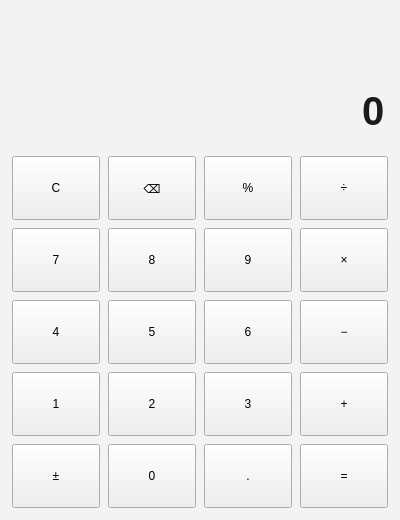
<?xml version="1.0" encoding="UTF-8"?>
<ui version="4.0">
 <class>MainWindow</class>
 <widget class="QMainWindow" name="MainWindow">
  <property name="geometry">
   <rect>
    <x>0</x>
    <y>0</y>
    <width>400</width>
    <height>520</height>
   </rect>
  </property>
  <property name="windowTitle">
   <string>计算器</string>
  </property>
  <property name="styleSheet">
   <string notr="true">/* ===== 计算器全局样式表 ===== */
QMainWindow {
    background-color: #f3f3f3;
}
QLabel#labelExpression {
    color: #8a8a8a;
    font-size: 12pt;
}
QLineEdit#lineEditDisplay {
    background: transparent;
    border: none;
    color: #1b1b1b;
    font-size: 30pt;
    font-weight: 600;
}
/* 数字键 */
QPushButton[buttonRole="digit"] {
    background-color: #ffffff;
    border: 1px solid #ececec;
    border-radius: 6px;
    font-size: 16pt;
    color: #1b1b1b;
}
QPushButton[buttonRole="digit"]:hover  { background-color: #f0f4ff; }
QPushButton[buttonRole="digit"]:pressed{ background-color: #dfe8ff; }
/* 功能键（C ⌫ % ±） */
QPushButton[buttonRole="func"] {
    background-color: #e9edf2;
    border: 1px solid #e0e4ea;
    border-radius: 6px;
    font-size: 15pt;
    color: #2b2b2b;
}
QPushButton[buttonRole="func"]:hover  { background-color: #dde3ec; }
QPushButton[buttonRole="func"]:pressed{ background-color: #ccd4e0; }
/* 运算符键（÷ × − +） */
QPushButton[buttonRole="op"] {
    background-color: #eef3fb;
    border: 1px solid #dfe8f5;
    border-radius: 6px;
    font-size: 17pt;
    color: #1a66d6;
}
QPushButton[buttonRole="op"]:hover  { background-color: #e0eaf9; }
QPushButton[buttonRole="op"]:pressed{ background-color: #cddcf3; }
/* 等号键 */
QPushButton[buttonRole="equals"] {
    background-color: #2f6fdb;
    border: none;
    border-radius: 6px;
    font-size: 17pt;
    color: #ffffff;
}
QPushButton[buttonRole="equals"]:hover  { background-color: #2a63c4; }
QPushButton[buttonRole="equals"]:pressed{ background-color: #2457ae; }</string>
  </property>
  <widget class="QWidget" name="centralwidget">
   <layout class="QVBoxLayout" name="mainLayout">
    <property name="leftMargin">
     <number>12</number>
    </property>
    <property name="topMargin">
     <number>12</number>
    </property>
    <property name="rightMargin">
     <number>12</number>
    </property>
    <property name="bottomMargin">
     <number>12</number>
    </property>
    <property name="spacing">
     <number>10</number>
    </property>
    <item>
     <widget class="QLabel" name="labelExpression">
      <property name="text">
       <string/>
      </property>
      <property name="alignment">
       <set>Qt::AlignRight|Qt::AlignVCenter</set>
      </property>
     </widget>
    </item>
    <item>
     <widget class="QLineEdit" name="lineEditDisplay">
      <property name="minimumSize">
       <size>
        <width>0</width>
        <height>70</height>
       </size>
      </property>
      <property name="alignment">
       <set>Qt::AlignRight|Qt::AlignVCenter</set>
      </property>
      <property name="readOnly">
       <bool>true</bool>
      </property>
      <property name="text">
       <string>0</string>
      </property>
      <property name="frame">
       <bool>false</bool>
      </property>
     </widget>
    </item>
    <item>
     <layout class="QGridLayout" name="gridLayout">
      <property name="spacing">
       <number>8</number>
      </property>
      <item row="0" column="0">
       <widget class="QPushButton" name="btnClear">
        <property name="minimumSize">
         <size>
          <width>70</width>
          <height>64</height>
         </size>
        </property>
        <property name="text">
         <string>C</string>
        </property>
        <property name="buttonRole" stdset="0">
         <string>func</string>
        </property>
       </widget>
      </item>
      <item row="0" column="1">
       <widget class="QPushButton" name="btnBackspace">
        <property name="minimumSize">
         <size>
          <width>70</width>
          <height>64</height>
         </size>
        </property>
        <property name="text">
         <string>⌫</string>
        </property>
        <property name="buttonRole" stdset="0">
         <string>func</string>
        </property>
       </widget>
      </item>
      <item row="0" column="2">
       <widget class="QPushButton" name="btnPercent">
        <property name="minimumSize">
         <size>
          <width>70</width>
          <height>64</height>
         </size>
        </property>
        <property name="text">
         <string>%</string>
        </property>
        <property name="buttonRole" stdset="0">
         <string>func</string>
        </property>
       </widget>
      </item>
      <item row="0" column="3">
       <widget class="QPushButton" name="btnDivide">
        <property name="minimumSize">
         <size>
          <width>70</width>
          <height>64</height>
         </size>
        </property>
        <property name="text">
         <string>÷</string>
        </property>
        <property name="buttonRole" stdset="0">
         <string>op</string>
        </property>
       </widget>
      </item>
      <item row="1" column="0">
       <widget class="QPushButton" name="btn7">
        <property name="minimumSize">
         <size>
          <width>70</width>
          <height>64</height>
         </size>
        </property>
        <property name="text">
         <string>7</string>
        </property>
        <property name="buttonRole" stdset="0">
         <string>digit</string>
        </property>
       </widget>
      </item>
      <item row="1" column="1">
       <widget class="QPushButton" name="btn8">
        <property name="minimumSize">
         <size>
          <width>70</width>
          <height>64</height>
         </size>
        </property>
        <property name="text">
         <string>8</string>
        </property>
        <property name="buttonRole" stdset="0">
         <string>digit</string>
        </property>
       </widget>
      </item>
      <item row="1" column="2">
       <widget class="QPushButton" name="btn9">
        <property name="minimumSize">
         <size>
          <width>70</width>
          <height>64</height>
         </size>
        </property>
        <property name="text">
         <string>9</string>
        </property>
        <property name="buttonRole" stdset="0">
         <string>digit</string>
        </property>
       </widget>
      </item>
      <item row="1" column="3">
       <widget class="QPushButton" name="btnMultiply">
        <property name="minimumSize">
         <size>
          <width>70</width>
          <height>64</height>
         </size>
        </property>
        <property name="text">
         <string>×</string>
        </property>
        <property name="buttonRole" stdset="0">
         <string>op</string>
        </property>
       </widget>
      </item>
      <item row="2" column="0">
       <widget class="QPushButton" name="btn4">
        <property name="minimumSize">
         <size>
          <width>70</width>
          <height>64</height>
         </size>
        </property>
        <property name="text">
         <string>4</string>
        </property>
        <property name="buttonRole" stdset="0">
         <string>digit</string>
        </property>
       </widget>
      </item>
      <item row="2" column="1">
       <widget class="QPushButton" name="btn5">
        <property name="minimumSize">
         <size>
          <width>70</width>
          <height>64</height>
         </size>
        </property>
        <property name="text">
         <string>5</string>
        </property>
        <property name="buttonRole" stdset="0">
         <string>digit</string>
        </property>
       </widget>
      </item>
      <item row="2" column="2">
       <widget class="QPushButton" name="btn6">
        <property name="minimumSize">
         <size>
          <width>70</width>
          <height>64</height>
         </size>
        </property>
        <property name="text">
         <string>6</string>
        </property>
        <property name="buttonRole" stdset="0">
         <string>digit</string>
        </property>
       </widget>
      </item>
      <item row="2" column="3">
       <widget class="QPushButton" name="btnMinus">
        <property name="minimumSize">
         <size>
          <width>70</width>
          <height>64</height>
         </size>
        </property>
        <property name="text">
         <string>−</string>
        </property>
        <property name="buttonRole" stdset="0">
         <string>op</string>
        </property>
       </widget>
      </item>
      <item row="3" column="0">
       <widget class="QPushButton" name="btn1">
        <property name="minimumSize">
         <size>
          <width>70</width>
          <height>64</height>
         </size>
        </property>
        <property name="text">
         <string>1</string>
        </property>
        <property name="buttonRole" stdset="0">
         <string>digit</string>
        </property>
       </widget>
      </item>
      <item row="3" column="1">
       <widget class="QPushButton" name="btn2">
        <property name="minimumSize">
         <size>
          <width>70</width>
          <height>64</height>
         </size>
        </property>
        <property name="text">
         <string>2</string>
        </property>
        <property name="buttonRole" stdset="0">
         <string>digit</string>
        </property>
       </widget>
      </item>
      <item row="3" column="2">
       <widget class="QPushButton" name="btn3">
        <property name="minimumSize">
         <size>
          <width>70</width>
          <height>64</height>
         </size>
        </property>
        <property name="text">
         <string>3</string>
        </property>
        <property name="buttonRole" stdset="0">
         <string>digit</string>
        </property>
       </widget>
      </item>
      <item row="3" column="3">
       <widget class="QPushButton" name="btnPlus">
        <property name="minimumSize">
         <size>
          <width>70</width>
          <height>64</height>
         </size>
        </property>
        <property name="text">
         <string>+</string>
        </property>
        <property name="buttonRole" stdset="0">
         <string>op</string>
        </property>
       </widget>
      </item>
      <item row="4" column="0">
       <widget class="QPushButton" name="btnSign">
        <property name="minimumSize">
         <size>
          <width>70</width>
          <height>64</height>
         </size>
        </property>
        <property name="text">
         <string>±</string>
        </property>
        <property name="buttonRole" stdset="0">
         <string>func</string>
        </property>
       </widget>
      </item>
      <item row="4" column="1">
       <widget class="QPushButton" name="btn0">
        <property name="minimumSize">
         <size>
          <width>70</width>
          <height>64</height>
         </size>
        </property>
        <property name="text">
         <string>0</string>
        </property>
        <property name="buttonRole" stdset="0">
         <string>digit</string>
        </property>
       </widget>
      </item>
      <item row="4" column="2">
       <widget class="QPushButton" name="btnDot">
        <property name="minimumSize">
         <size>
          <width>70</width>
          <height>64</height>
         </size>
        </property>
        <property name="text">
         <string>.</string>
        </property>
        <property name="buttonRole" stdset="0">
         <string>digit</string>
        </property>
       </widget>
      </item>
      <item row="4" column="3">
       <widget class="QPushButton" name="btnEquals">
        <property name="minimumSize">
         <size>
          <width>70</width>
          <height>64</height>
         </size>
        </property>
        <property name="text">
         <string>=</string>
        </property>
        <property name="buttonRole" stdset="0">
         <string>equals</string>
        </property>
       </widget>
      </item>
     </layout>
    </item>
   </layout>
  </widget>
 </widget>
 <resources/>
 <connections/>
</ui>
